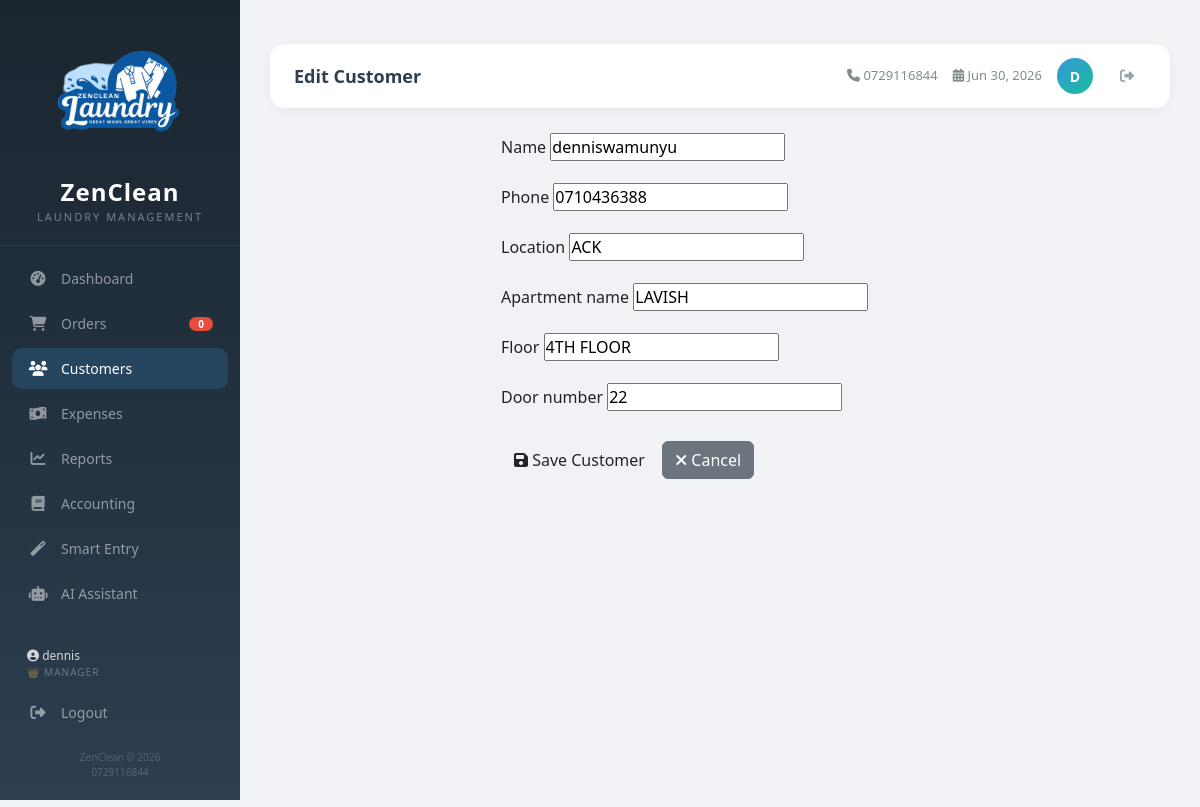
Page /customers/edit/1/ (signed in) on the committed database.
### laundry/models/models.py (models this page shows, shortened)
class Customer(models.Model):
    name = models.CharField(max_length=200)
    phone = models.CharField(max_length=20, unique=True)
    location = models.CharField(max_length=200, blank=True)
    apartment_name = models.CharField(max_length=100, blank=True)
    floor = models.CharField(max_length=20, blank=True)
    door_number = models.CharField(max_length=20, blank=True)
    total_orders = models.IntegerField(default=0)
    created_at = models.DateTimeField(auto_now_add=True)
    updated_at = models.DateTimeField(auto_now=True)

### laundry/main_views.py (the view, shortened to what this page needs)
    @login_required
    def wrapper(request, *args, **kwargs):
        if request.user.is_superuser:
            return view_func(request, *args, **kwargs)

### laundry/forms.py
class CustomerForm(forms.ModelForm):
    class Meta:
        model = Customer
        fields = ['name', 'phone', 'location', 'apartment_name', 'floor', 'door_number']

### laundry/context_processors.py (called while the page is built)
def company_settings(request):
    return {
        'company_name': getattr(settings, 'COMPANY_NAME', 'ZenClean'),
        'company_phone': getattr(settings, 'COMPANY_PHONE', '0729 116 844'),
        'company_email': getattr(settings, 'COMPANY_EMAIL', 'info@zenclean.co.ke'),
        'company_address': getattr(settings, 'COMPANY_ADDRESS', 'Kasarani, Nairobi, Kenya'),
        'company_website': getattr(settings, 'COMPANY_WEBSITE', 'www.zenclean.co.ke'),
        'company_logo_text': getattr(settings, 'COMPANY_LOGO_TEXT', '🧺 ZenClean'),
    }

def base_context(request):
    from django.utils import timezone
    return {
        'today': timezone.now(),
        'site_name': getattr(settings, 'COMPANY_NAME', 'ZenClean'),
    }

### laundry/main_views.py (called while the page is built, shortened)
def staff_required(view_func):
    @login_required
    def wrapper(request, *args, **kwargs):
        if request.user.is_superuser:
            return view_func(request, *args, **kwargs)
    return wrapper

@staff_required
def customer_edit(request, pk):
    customer = get_object_or_404(Customer, pk=pk)
    if request.method == 'POST':
        form = CustomerForm(request.POST, instance=customer)
        if form.is_valid():
            form.save()
            return redirect('customer_list')
    else:
        form = CustomerForm(instance=customer)
    return render(request, 'laundry/customer_form.html', {'form': form, 'title': 'Edit Customer'})

### laundry/templates/laundry/customer_form.html (shortened to what this page needs)
﻿{% extends 'base/base.html' %}
{% block page_title %}{{ title }}{% endblock %}
{% block content %}
<div class="row justify-content-center">
    <div class="col-md-6">
        <div class="stat-card">
            <form method="post">
                {% for field in form %}
                <div class="mb-3">
                    <label for="{{ field.id_for_label }}" class="form-label">{{ field.label }}</label>
                    {{ field }}
                </div>
                {% endfor %}
                <div class="mt-4">
                    <button type="submit" class="btn btn-custom">
                        <i class="fas fa-save"></i> Save Customer
                    </button>
                    <a href="{% url 'customer_list' %}" class="btn btn-secondary">
                        <i class="fas fa-times"></i> Cancel
                    </a>
                </div>
            </form>
        </div>
    </div>
</div>
{% endblock %}

### templates/base/base.html (shortened to what this page needs)
﻿<!DOCTYPE html>
<html lang="en">
<head>
    <link href="https://cdn.jsdelivr.net/npm/bootstrap@5.3.0/dist/css/bootstrap.min.css" rel="stylesheet">
    <link href="https://cdnjs.cloudflare.com/ajax/libs/font-awesome/6.4.0/css/all.min.css" rel="stylesheet">
    {% load static %}
</head>
<body>
    <div class="sidebar" id="sidebar">
        <div class="sidebar-brand">
            <div class="logo-container">
                {% load static %}
                <img src="{% static 'img/zenclean_logo.png' %}"
                     alt="{{ company_name }}"
                     style="max-width: 250px; max-height: 150px; object-fit: contain;"
                     onerror="this.style.display='none'; this.parentElement.innerHTML='<i class=\'fas fa-tshirt\' style=\'font-size:40px;color:#3498db;\'></i>'">
            </div>
            <h4>{{ company_name }}</h4>
            <span>Laundry Management</span>
        </div>
        <nav class="nav flex-column">
            <a class="nav-link {% if request.resolver_match.url_name == 'dashboard' %}active{% endif %}" href="{% url 'dashboard' %}">
                <i class="fas fa-tachometer-alt"></i> Dashboard
            </a>
            {% if user.is_authenticated and user.profile or user.is_superuser %}
                {% if user.profile.is_staff or user.profile.is_manager or user.is_superuser %}
                <a class="nav-link {% if 'orders' in request.path %}active{% endif %}" href="{% url 'order_list' %}">
                    <i class="fas fa-shopping-cart"></i> Orders
                    <span class="badge" id="order-badge">0</span>
                </a>
                <a class="nav-link {% if 'customers' in request.path %}active{% endif %}" href="{% url 'customer_list' %}">
                    <i class="fas fa-users"></i> Customers
                </a>
                {% endif %}
                {% if user.profile.is_manager or user.is_superuser %}
                <a class="nav-link {% if 'expenses' in request.path %}active{% endif %}" href="{% url 'expense_list' %}">
                    <i class="fas fa-money-bill-wave"></i> Expenses
                </a>
                <a class="nav-link {% if 'reports' in request.path %}active{% endif %}" href="{% url 'reports' %}">
                    <i class="fas fa-chart-line"></i> Reports
                </a>
                <a class="nav-link {% if 'accounting' in request.path %}active{% endif %}" href="{% url 'accounting_dashboard' %}">
                    <i class="fas fa-book"></i> Accounting
                </a>
                <a class="nav-link {% if 'smart' in request.path %}active{% endif %}" href="{% url 'smart_transaction' %}">
                    <i class="fas fa-magic"></i> Smart Entry
                </a>
                {% endif %}
            {% endif %}
                <a class="nav-link {% if 'assistant' in request.path %}active{% endif %}" href="{% url 'assistant_dashboard' %}">
                    <i class="fas fa-robot"></i> AI Assistant
                </a>
            <hr>
            <div class="user-info">
                <div class="name"><i class="fas fa-user-circle"></i> {{ request.user.username }}</div>
                <div class="role">{% if user.profile.is_manager or user.is_superuser %}👑 Manager{% else %}👤 Staff{% endif %}</div>
            </div>
            <a class="nav-link" href="{% url 'logout' %}">
                <i class="fas fa-sign-out-alt"></i> Logout
            </a>
        </nav>
        <div class="company-footer">
            <div>{{ company_name }} © 2026</div>
            <div>{{ company_phone }}</div>
        </div>
    </div>
    <div class="main-content">
        <div class="top-bar">
            <div style="display: flex; align-items: center; gap: 14px;">
                <div class="page-title">{% block page_title %}Dashboard{% endblock %}</div>
            </div>
            <div class="user-area">
                <span class="phone"><i class="fas fa-phone"></i> {{ company_phone }}</span>
                <span class="date"><i class="fas fa-calendar-alt"></i> {{ today|date:"M d, Y" }}</span>
                <div class="avatar">{{ request.user.username|first|upper }}</div>
                <a href="{% url 'logout' %}" class="logout-btn" title="Logout">
                    <i class="fas fa-sign-out-alt"></i>
                </a>
            </div>
        </div>
        {% block content %}{% endblock %}
    </div>
</body>
</html>

### templates/base/base.html (style rules this page uses)
:root { --primary: #2c3e50; --secondary: #3498db; --success: #27ae60; --warning: #f39c12; --danger: #e74c3c; --light: #f0f2f5; --sidebar-width: 240px; }
* { margin: 0; padding: 0; box-sizing: border-box; }
body { font-family: 'Segoe UI', Tahoma, sans-serif; background: var(--light); }
.sidebar { position: fixed; left: 0; top: 0; width: var(--sidebar-width); height: 100vh; background: linear-gradient(180deg, #1a252f 0%, #2c3e50 100%); z-index: 1000; transition: all 0.3s ease; overflow-y: auto; padding-bottom: 20px; }
.sidebar-brand { padding: 20px 15px; text-align: center; border-bottom: 1px solid rgba(255,255,255,0.06); }
.sidebar-brand .logo-container { display: flex; justify-content: center; align-items: center; margin-bottom: 8px; }
.sidebar-brand .logo-container img { max-width: 140px; max-height: 60px; object-fit: contain; }
.sidebar-brand h4 { color: white; font-weight: 700; margin: 8px 0 2px; letter-spacing: 1px; }
.sidebar-brand span { color: rgba(255,255,255,0.4); font-size: 11px; letter-spacing: 2px; text-transform: uppercase; }
.sidebar .nav { padding: 10px 12px; }
.sidebar .nav-link { color: rgba(255,255,255,0.5); padding: 10px 15px; border-radius: 10px; display: flex; align-items: center; text-decoration: none; transition: all 0.3s; font-size: 14px; margin: 2px 0; }
.sidebar .nav-link.active { background: rgba(52, 152, 219, 0.2); color: white; }
.sidebar .nav-link i { width: 22px; margin-right: 12px; text-align: center; font-size: 15px; }
.sidebar .nav-link .badge { margin-left: auto; background: var(--danger); color: white; font-size: 10px; padding: 2px 9px; border-radius: 12px; }
.sidebar hr { border-color: rgba(255,255,255,0.06); margin: 10px 15px; }
.sidebar .user-info { padding: 10px 15px; color: rgba(255,255,255,0.4); font-size: 12px; }
.sidebar .user-info .name { color: rgba(255,255,255,0.8); font-weight: 500; }
.sidebar .user-info .role { font-size: 10px; text-transform: uppercase; letter-spacing: 1px; color: rgba(255,255,255,0.3); }
.sidebar .company-footer { position: absolute; bottom: 10px; left: 0; right: 0; text-align: center; padding: 10px; color: rgba(255,255,255,0.2); font-size: 10px; }
.main-content { margin-left: var(--sidebar-width); min-height: 100vh; padding: 20px 30px; }
.top-bar { background: white; border-radius: 14px; padding: 14px 24px; margin-bottom: 25px; display: flex; justify-content: space-between; align-items: center; flex-wrap: wrap; gap: 12px; box-shadow: 0 2px 8px rgba(0,0,0,0.04); }
.top-bar .page-title { font-size: 18px; font-weight: 600; color: var(--primary); margin: 0; }
.top-bar .user-area { display: flex; align-items: center; gap: 15px; }
.top-bar .user-area .phone { color: #7f8c8d; font-size: 13px; }
.top-bar .user-area .date { color: #7f8c8d; font-size: 13px; }
.top-bar .user-area .avatar { width: 36px; height: 36px; border-radius: 50%; background: linear-gradient(135deg, var(--secondary), #1abc9c); color: white; display: flex; align-items: center; justify-content: center; font-weight: 700; font-size: 14px; }
.top-bar .user-area .logout-btn { color: #95a5a6; text-decoration: none; padding: 6px 12px; border-radius: 8px; transition: 0.3s; font-size: 14px; }

### rows in the picture
Customer: form "denniswamunyu" "0710436388" "ACK" "LAVISH" "4TH FLOOR" "22"

### other values in the picture
{{ company_name }} "ZenClean"
{{ request.user.username }} "dennis"
{{ company_phone }} "0729116844"
{{ title }} "Edit Customer"
{{ request.user.username|first|upper }} "D"
{{ field.label }} "Name" "Phone" "Location" "Apartment name" "Floor" "Door number"
